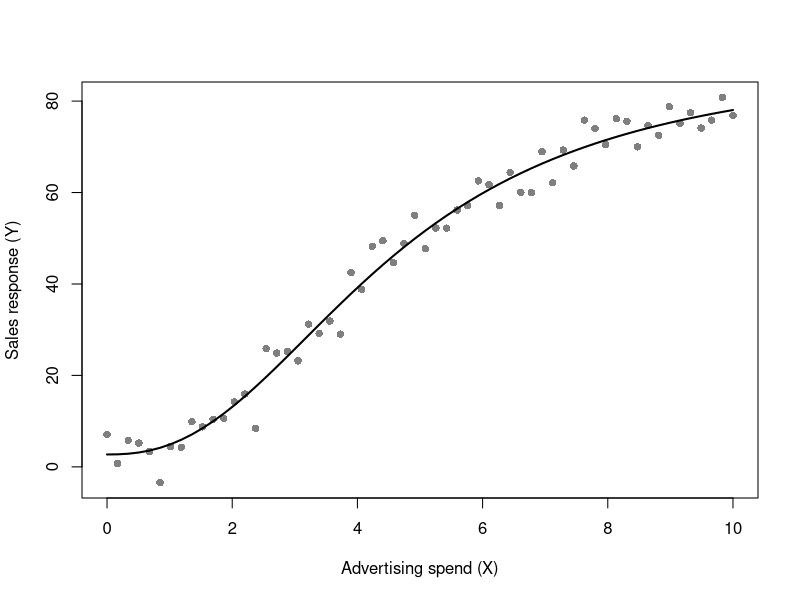
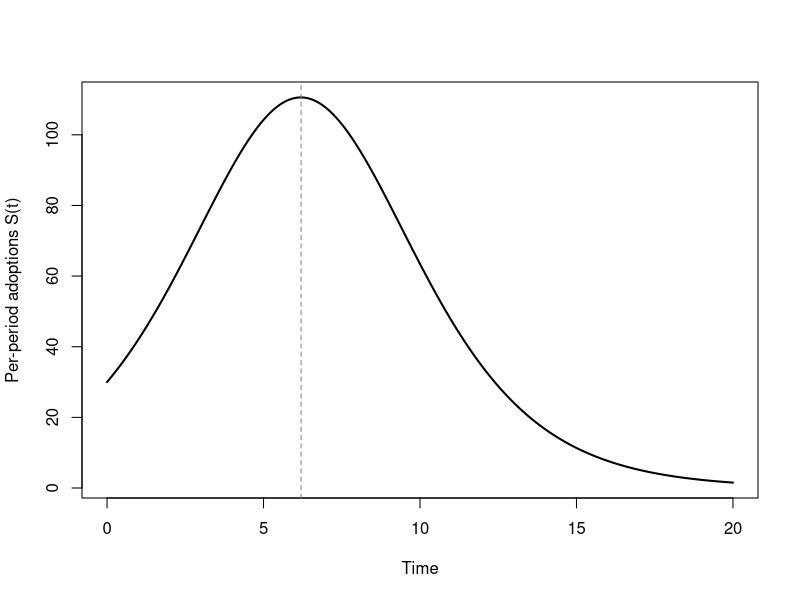
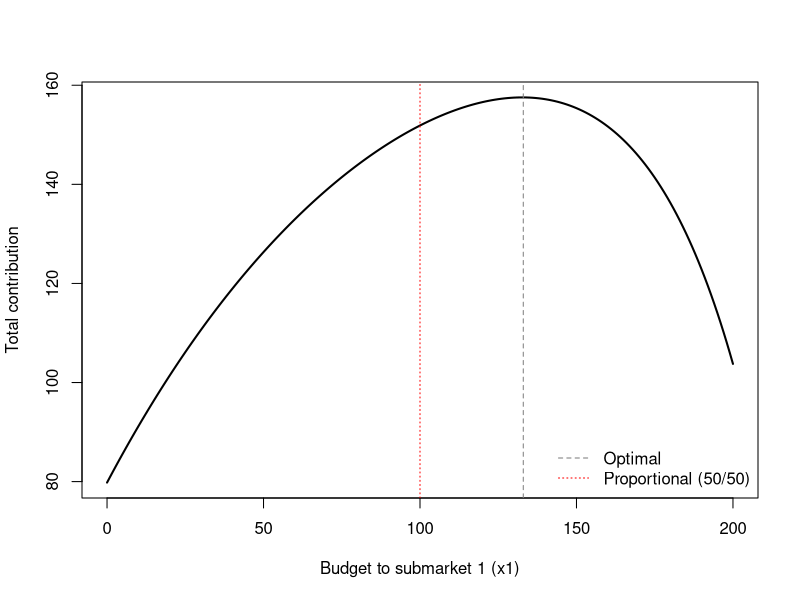

These charts were generated, in order, by the following R code:
## ---- chunk 1
#| label: fig-adbudg-fit
#| fig-cap: "Simulated advertising response with an S-shaped ADBUDG curve recovered by nonlinear least squares. Points are noisy observations; the line is the fitted response function."
#| message: false
#| warning: false
set.seed(2026)

# True ADBUDG parameters: Y = b + (a - b) * X^c / (d + X^c)
a_true <- 100   # upper bound (saturation)
b_true <- 5     # lower bound (sales at zero advertising)
c_true <- 2.2   # S-shape (c > 1)
d_true <- 40

adbudg <- function(X, a, b, c, d) b + (a - b) * X^c / (d + X^c)

X <- seq(0, 10, length.out = 60)
Y_mean <- adbudg(X, a_true, b_true, c_true, d_true)
Y <- Y_mean + rnorm(length(X), sd = 4)

fit <- nls(
  Y ~ b + (a - b) * X^c / (d + X^c),
  start = list(a = 90, b = 10, c = 1.5, d = 30)
)

round(coef(fit), 2)

plot(X, Y, pch = 16, col = "grey50",
     xlab = "Advertising spend (X)", ylab = "Sales response (Y)")
lines(X, predict(fit, newdata = list(X = X)), lwd = 2)
## ---- chunk 2
#| label: tiers-toy-centralized
#| code-fold: true
# Our toy re-implementation (not the authors' code): centralized chain, f = 0,
# Bernoulli all-or-nothing disruption of one cheap supplier, Fig-4 parameters.
alpha <- 8; beta <- 2; c_r <- 2; c_u <- 1; c_rel <- 1/2

# Second stage: sell y <= available units; mc = marginal cost still to be paid
# per unit sold (the reliable tier-1 cost when it is decided after Z, else 0).
stage2 <- function(avail, mc) {
  y <- pmin(avail, (alpha - mc) / (2 * beta))
  list(profit = (alpha - mc - beta * y) * y, y = y)
}
# k = 2: tier-2 quantities (xr, xu) committed before Z; tier 1 processes after Z.
# k = 1: tier-1 quantities and the tier-2 inputs they embody committed before Z.
value <- function(xr, xu, rho, k) {
  mc   <- if (k == 2) c_rel else 0
  sunk <- if (k == 2) c_r * xr + c_u * xu else (c_rel + c_r) * xr + (c_rel + c_u) * xu
  good <- stage2(xr + xu, mc); bad <- stage2(xr, mc)       # Z = 1 and Z = 0, exactly
  list(V   = rho * good$profit + (1 - rho) * bad$profit - sunk,
       out = rho * good$y + (1 - rho) * bad$y)
}
solve_k <- function(rho, k) {
  starts <- list(c(0.5, 0.5), c(1.5, 0.1), c(0.1, 1.5))
  fits <- lapply(starts, function(s)
    optim(s, function(x) -value(x[1], x[2], rho, k)$V, method = "L-BFGS-B", lower = c(0, 0)))
  x <- fits[[which.min(sapply(fits, `[[`, "value"))]]$par
  v <- value(x[1], x[2], rho, k)
  c(xr = x[1], xu = x[2], V = v$V, out = v$out)
}
grid_V <- function(rho, k, step = 0.005) {      # coarse-grid sanity check
  g <- expand.grid(xr = seq(0, 2.5, step), xu = seq(0, 2.5, step))
  max(value(g$xr, g$xu, rho, k)$V)
}

rhos <- c(0.3, 0.5, 0.6, 0.7, 0.8, 0.9, 0.95)
res <- as.data.frame(t(sapply(rhos, function(r) {
  s2 <- solve_k(r, 2); s1 <- solve_k(r, 1)
  c(rho = r, xr_t2 = s2[["xr"]], xu_t2 = s2[["xu"]], V_t2 = s2[["V"]], out_t2 = s2[["out"]],
    xr_t1 = s1[["xr"]], xu_t1 = s1[["xu"]], V_t1 = s1[["V"]], out_t1 = s1[["out"]])
})))
gap <- max(sapply(rhos, function(r)
  c(grid_V(r, 2) - solve_k(r, 2)[["V"]], grid_V(r, 1) - solve_k(r, 1)[["V"]])))
knitr::kable(res, digits = 3,
  col.names = c("rho", "x_r (tier-2 risk)", "x_u (tier-2 risk)", "V (tier-2 risk)", "E[output] (tier-2 risk)",
                "x_r (tier-1 risk)", "x_u (tier-1 risk)", "V (tier-1 risk)", "E[output] (tier-1 risk)"))
cat("\nLargest grid improvement over optim (should be ~0 or negative):", signif(gap, 2), "\n")
cat("V(tier-2 risk) >= V(tier-1 risk) at every rho:", all(res$V_t2 >= res$V_t1 - 1e-8), "\n")
cat("E[output] under tier-2 risk >= under tier-1 risk at every rho:", all(res$out_t2 >= res$out_t1 - 1e-8), "\n")
## ---- chunk 3
#| label: fig-bass-diffusion
#| fig-cap: "Bass diffusion: cumulative adoption (left axis logic) and per-period sales (the bell-shaped curve) for an imitation-dominated market ($q > p$). The interior peak is the signature of word-of-mouth-driven diffusion."
#| message: false
#| warning: false
set.seed(2026)
bass_sales <- function(t, p, q, M) {
  # closed-form Bass non-cumulative adoption f(t) * M
  num <- (p + q)^2 * exp(-(p + q) * t)
  den <- p * (1 + (q / p) * exp(-(p + q) * t))^2
  M * num / den
}
t  <- seq(0, 20, by = 0.1)
p  <- 0.03   # coefficient of innovation
q  <- 0.38   # coefficient of imitation (q > p => bell shape)
M  <- 1000   # market potential
S  <- bass_sales(t, p, q, M)

plot(t, S, type = "l", lwd = 2,
     xlab = "Time", ylab = "Per-period adoptions S(t)",
     main = "")
abline(v = t[which.max(S)], lty = 2, col = "grey50")
## ---- chunk 4
#| label: fig-allocation
#| fig-cap: "Optimal versus fixed-proportion budget allocation across two submarkets with concave (modified-exponential) response. The informed allocator equalizes marginal returns; the proportional rule splits the budget by fixed weights and leaves contribution on the table."
#| message: false
#| warning: false
set.seed(2026)
m  <- 1          # contribution margin
k1 <- 120; b1 <- 0.010   # submarket 1: high potential, slow saturation
k2 <- 80;  b2 <- 0.030   # submarket 2: lower potential, fast saturation
R  <- 200                # total budget

contribution <- function(x1) {
  x2 <- R - x1
  m * (k1 * (1 - exp(-b1 * x1)) + k2 * (1 - exp(-b2 * x2)))
}
x1_grid <- seq(0, R, by = 1)
C_grid  <- sapply(x1_grid, contribution)
x1_star <- x1_grid[which.max(C_grid)]

plot(x1_grid, C_grid, type = "l", lwd = 2,
     xlab = "Budget to submarket 1 (x1)", ylab = "Total contribution",
     main = "")
abline(v = x1_star, lty = 2, col = "grey50")          # optimal split
abline(v = R / 2,   lty = 3, col = "red")             # naive 50/50 split
legend("bottomright", lty = c(2, 3), col = c("grey50", "red"),
       legend = c("Optimal", "Proportional (50/50)"), bty = "n")
